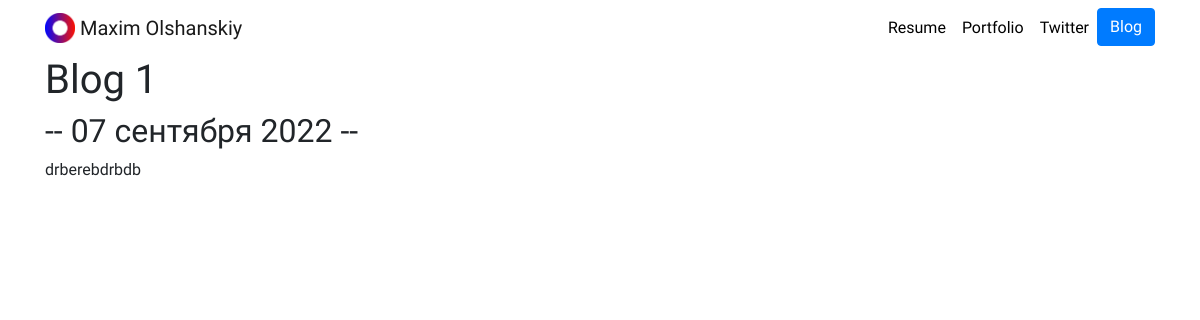
The page /blog/1/ on the database as committed earlier.
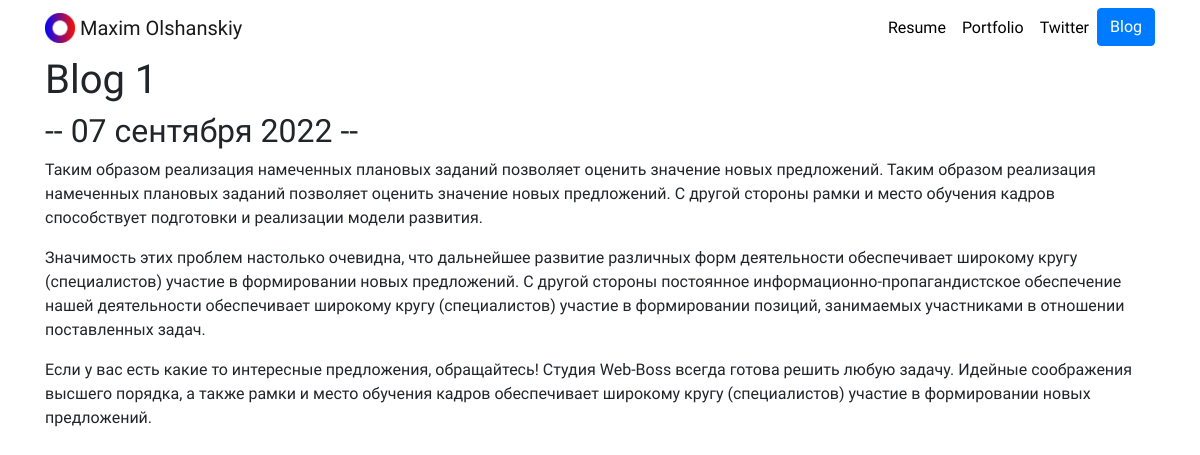
The same page on the database as committed later.
### blog/models.py (models this page shows, shortened)
class Blog(models.Model):
    title = models.CharField(max_length=100)
    date = models.DateField()
    description = models.TextField()

### blog/views.py (the view)
# urls.py: path('<int:blog_id>/', views.detail, name='detail'),
def detail(request, blog_id):
    blog = get_object_or_404(Blog, pk=blog_id)
    return render(request, 'blog/detail.html', {'blog':blog})

### blog/templates/blog/detail.html
{% extends 'portfolio/base.html' %}
{% block content %}
<h1>{{ blog.title }}</h1>
<h2> -- {{ blog.date|date:'d E Y' }} --</h2>
{{ blog.description|safe }}
{% endblock %}

Rows that differ between the two databases and show on the page:
changed Blog "Blog 1": description "drberebdrbdb" → "Таким образом реализация намеченных плановых заданий позволяет оценить значение новых предложений. Таким образом реализация намеченных плановых заданий позволяет оценить значение новых предложений. С другой стороны рамки и место обучения кадров способствует подготовки и реализации модели развития. Значимость этих проблем настолько очевидна, что дальнейшее развитие различных форм деятельности обеспечивает широкому кругу (специалистов) участие в формировании новых предложений. С другой стороны постоянное информационно-пропагандистское обеспечение нашей деятельности обеспечивает широкому кругу (специалистов) участие в формировании позиций, занимаемых участниками в отношении поставленных задач.…"
